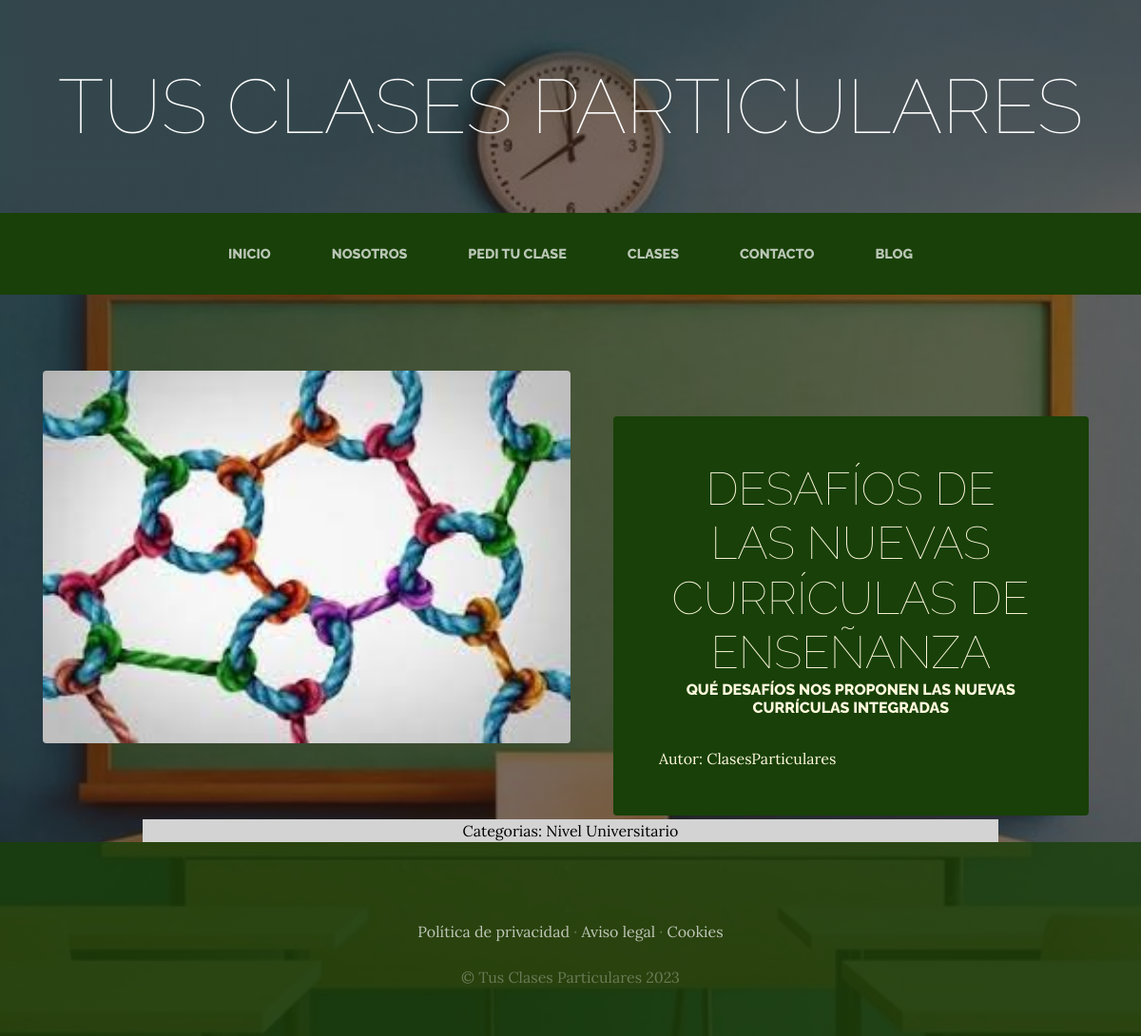
/BlogApp/, run on the app's committed database.
### BlogApp/models.py (models this page shows, shortened)
class Post(models.Model):
    titulo=models.CharField(max_length=70)
    contenido=models.CharField(max_length=70)
    imagen=models.ImageField(upload_to='BlogApp', null=True, blank=True)
    autor=models.ForeignKey(User, on_delete=models.CASCADE)
    categorias=models.ManyToManyField(Categoria)
    created=models.DateTimeField(auto_now_add=True)
    updated=models.DateTimeField(auto_now_add=True)
    class Meta:
        verbose_name='post'
        verbose_name_plural= 'posts'

class Categoria(models.Model):
    nombre=models.CharField(max_length=50)
    created=models.DateTimeField(auto_now_add=True)
    updated=models.DateTimeField(auto_now_add=True)
    class Meta:
        verbose_name='categoria'
        verbose_name_plural= 'categorias'

### BlogApp/views.py (the view)
# urls.py: path('',views.blog, name= "Blog"),
def blog(request):
    posts=Post.objects.all()
    return render(request, "BlogApp/blog.html", {"posts": posts})

### BlogApp/templates/BlogApp/blog.html
{% extends "ProyectoClasesApp/base.html" %}
{% load static %}
{% block content %}
    {% for posts in posts %}
<section class="page-section clearfix">
    <div class="container">
        <div class="intro">
            <img class="intro-img img-fluid mb-3 mb-lg-0 rounded" src="{{posts.imagen.url}}" alt="" style="width: 50%;">
            <div class="intro-text left-0 text-center bg-faded p-5 rounded">
                <h2 class=" section-heading mb-4">
                    <span class="section-heading-lower"> {{posts.titulo}}</span>
                    <span class="section-heading-upper">{{posts.contenido}}</span>
                </h2>
            <div style="text-align: left;">
                Autor: {{posts.autor}}
            </div>
            </div>
        </div>
    </div>
</section>
    {% endfor %}
    <section>
        <div style="width: 75%; background-color: lightgrey; margin:auto; text-align: center; color: black;">
            Categorias:
            {% for posts in posts %}
                {% for categoria in posts.categorias.all %}
                    {{categoria.nombre}}
                {% endfor %}
            {% endfor %}
        </div>
    </section>
{% endblock %}

### ProyectoClasesApp/static/ProyectoClasesApp/css/gestion.css (style rules this page uses)
body { font-family: 'Lora'; background: linear-gradient(rgba(47, 23, 15, 0.65), rgba(47, 23, 15, 0.65)), url("../img/bg_main.jpg"); background-attachment: fixed; background-position: center; background-size: cover; }
h1, h2, h3, h4, h5, h6 { font-family: 'Raleway'; }
.page-section { margin-top: 5rem; margin-bottom: 5rem; }
.section-heading { text-transform: uppercase; }
.section-heading .section-heading-upper { display: block; font-size: 1rem; font-weight: 800; padding-bottom:.5rem; }
.section-heading .section-heading-lower { display: block; font-size: 3rem; font-weight: 100; }
.bg-faded { background-color: rgba(255, 255, 255, 0.85); }
.intro { position: relative; }
@media (min-width: 992px) { .intro .intro-img { width: 75%; float: left; } }
@media (min-width: 992px) { .intro .intro-text { left: 600; width: 60%; margin-top: 3rem; background-color: rgba(24, 64, 8); color: cornsilk; position: absolute; } }
@media (min-width: 1200px) { .intro .intro-text { width: 45%; } }

### data on the page
Post: imagen (picture), titulo "DESAFÍOS DE LAS NUEVAS CURRÍCULAS DE ENSEÑANZA", contenido "QUÉ DESAFÍOS NOS PROPONEN LAS NUEVAS CURRÍCULAS INTEGRADAS", autor "ClasesParticulares"
Categoria: nombre "Nivel Universitario"
